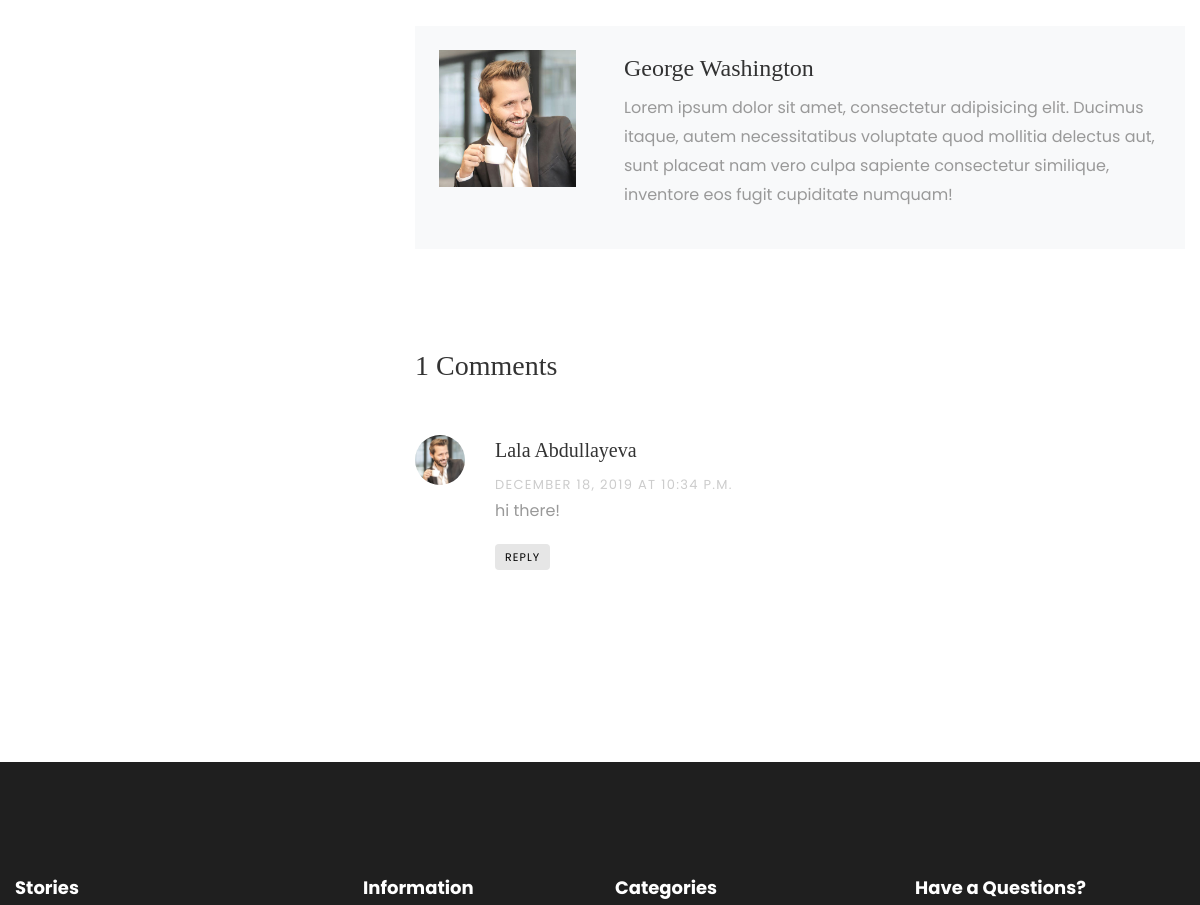
The page /single/2 (middle part) on the database as committed earlier.
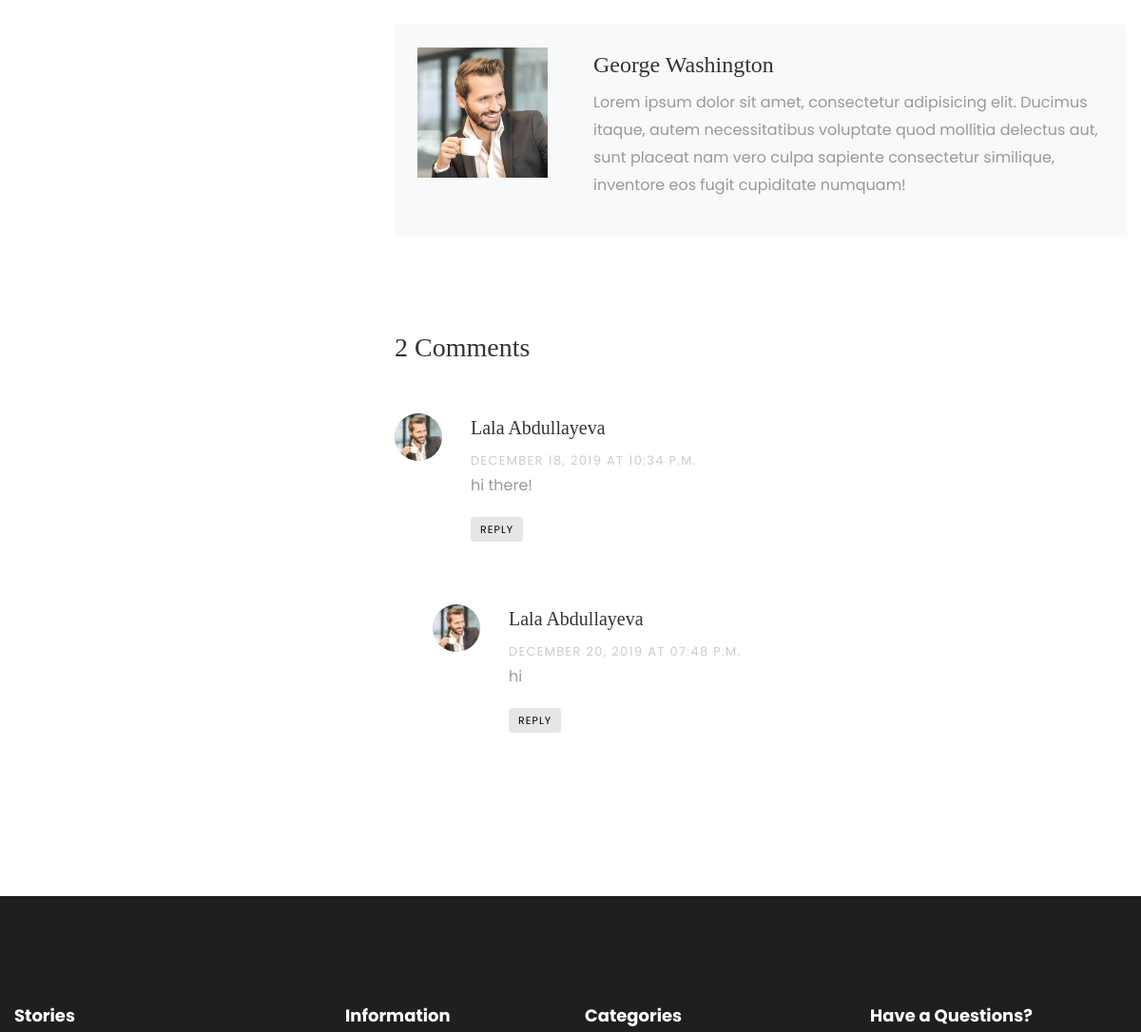
The same page on the database as committed later.
### stories/models.py (models this page shows, shortened)
class Recipe(models.Model):
    title = models.CharField(max_length=50, blank=False, null=True)
    created_at = models.DateField(auto_now_add=True)
    image = models.ImageField(upload_to='recipes', blank=False, null=True)
    description = models.TextField(blank=False)
    long_description = RichTextField('Long description')
    category = models.ForeignKey('Category', on_delete=models.CASCADE, related_name='recipes', null=True)
    owner = models.ForeignKey(User, on_delete=models.CASCADE, related_name='recipes', null=True)
    view_count=models.PositiveIntegerField('View count', default=0)
    updated_at = models.DateField(auto_now = True)
    class Meta:
        ordering=('created_at',)
        verbose_name='Recipe'
        verbose_name_plural='Recipes'

class Comment(models.Model):
    user = models.ForeignKey(User, related_name='comments', on_delete=models.CASCADE)
    comment = models.TextField('Comments',)
    recipe = models.ForeignKey(Recipe, related_name='comments', on_delete=models.CASCADE, null=True, blank=True)
    story = models.ForeignKey (Story, related_name='comments', on_delete=models.CASCADE, null=True, blank=True)
    reply_comment = models.ForeignKey('self', related_name = 'reply_comments', on_delete=models.CASCADE, null=True, blank=True)
    created_at = models.DateTimeField(auto_now_add = True)
    updated_at = models.DateTimeField(auto_now = True)
    def get_user_full_name(self):
        return "{} {}".format(self.user.first_name, self.user.last_name)
    class Meta:
        ordering=('created_at',)
        verbose_name='Comment'
        verbose_name_plural='Comments'

### stories/views.py (the view, shortened to what this page needs)
# urls.py: path('single/<int:pk>', RecipeDetailView.as_view(), name='single'),
class RecipeDetailView(FormMixin, DetailView):
    model = Recipe
    template_name = "stories/single.html"
    context_object_name = "recipe_data"
    form_class = CommentForm
    def get_object(self, queryset=None):
        obj = super().get_object(queryset)
        obj.view_count = obj.view_count + 1
        obj.save()
        return obj

### stories/templatetags/base_filters.py (called while the page is built)
@register.simple_tag
def get_categories():
    return Category.objects.all()

@register.simple_tag
def get_comments(recipe_id):
    return Comment.objects.filter(recipe=recipe_id, reply_comment__isnull=True)

### stories/templates/stories/single.html (shortened to what this page needs)
{% extends 'base/index.html' %}
{% load static base_filters %}
{% block content %}
<section class="ftco-section">
    <div class="container">
        <div class="row">
            <div class="col-lg-8 order-lg-last ftco-animate">
                <div class="about-author d-flex p-4 bg-light">
                    <div class="bio mr-5">
                        <img src="{%static 'images/person_1.jpg'%}" alt="Image placeholder" class="img-fluid mb-4">
                    </div>
                    <div class="desc">
                        <h3>George Washington</h3>
                        <p>Lorem ipsum dolor sit amet, consectetur adipisicing elit. Ducimus itaque, autem
                            necessitatibus voluptate quod mollitia delectus aut, sunt placeat nam vero culpa sapiente
                            consectetur similique, inventore eos fugit cupiditate numquam!</p>
                    </div>
                </div>
                <div class="pt-5 mt-5">
                    {% get_comments recipe_data.id as comments %}
                    {% if comments %}
                    <h3 class="mb-5">{{recipe_data.comments.count}} Comments</h3>
                    <ul class="comment-list">
                        {% for comment in comments %}
                        <li class="comment">
                            <div class="vcard bio">
                                <img src="{%static 'images/person_1.jpg'%}" alt="Image placeholder">
                            </div>
                            <div class="comment-body">
                                <h3>{{ comment.get_user_full_name }}</h3>
                                <div class="meta">{{ comment.created_at|date:"F d, Y "}} at {{comment.created_at|date:"h:i a"}}</div>
                                <p>{{ comment.comment }}</p>
                                <p><a href="#write-comment" comment-id="{{comment.id}}" class="reply">Reply</a></p>
                            </div>
                            <ul class="children">
                                {% for comment in comment.reply_comments.all %}
                                    <li class="comment">
                                        <div class="vcard bio">
                                            <img src="{%static 'images/person_1.jpg'%}" alt="Image placeholder">
                                        </div>
                                        <div class="comment-body">
                                            <h3>{{comment.get_user_full_name}}</h3>
                                            <div class="meta">{{ comment.created_at|date:"F d, Y "}} at {{comment.created_at|date:"h:i a"}}</div>
                                            <p>{{comment.comment}}</p>
                                            <p><a href="#write-comment" class="reply">Reply</a></p>
                                        </div>
                                        </li>
                                        {% endfor%}
                                    </ul>
                        </li>
                        {% endfor %}
                        {% endif %}
                    </ul>
                    <div id="write-comment" class="comment-form-wrap pt-5">
                    </div>
                </div>
            </div>
            <div class="col-lg-4 sidebar pr-lg-5 ftco-animate">
                        {% get_categories as categories %}
            </div>
        </div>
    </div>
</section>
{% endblock content %}

Rows that differ between the two databases and show on the page:
computed for Recipe: comments.count "1" → "2"
added Comment: get_user_full_name "Lala Abdullayeva", created_at "DECEMBER 20, 2019", created_at "07:48 P.M.", comment "hi"
